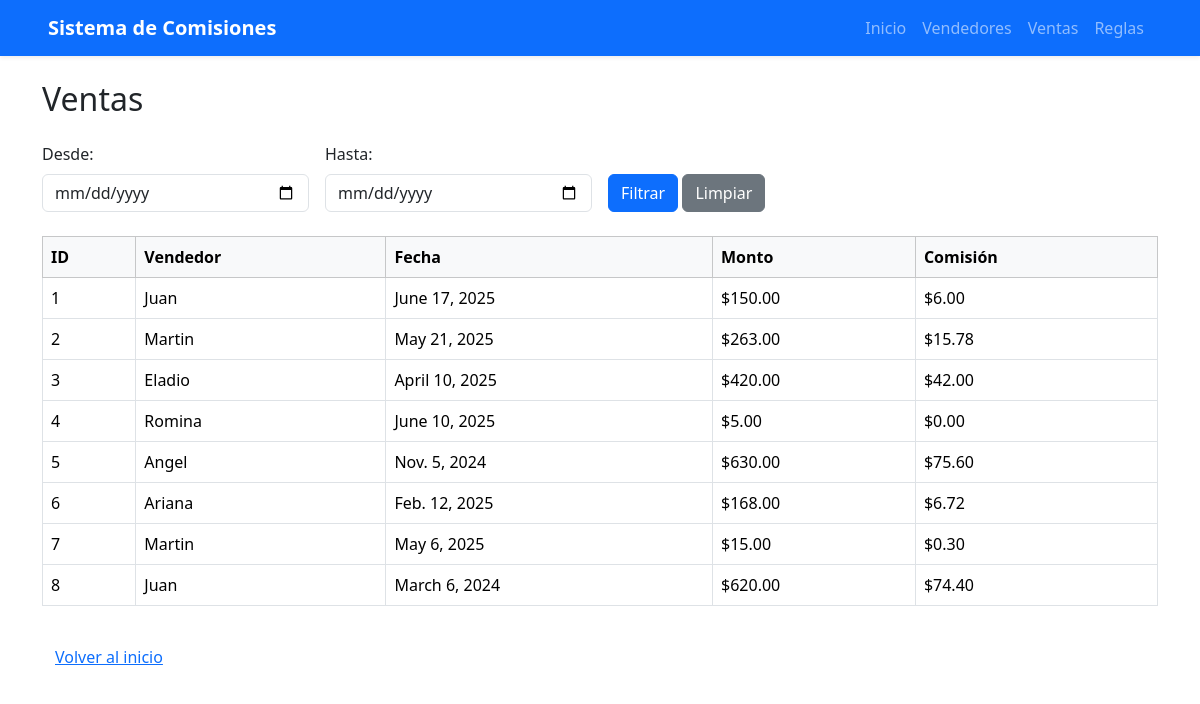
/ventas/, run on the app's committed database.
### minicore/models.py (models this page shows, shortened)
class Venta(models.Model):
    vendedor = models.ForeignKey(Vendedor, on_delete=models.CASCADE, related_name='ventas')
    fecha = models.DateField()
    monto = models.DecimalField(max_digits=10, decimal_places=2)

class Vendedor(models.Model):
    nombre = models.CharField(max_length=100)

### minicore/views.py (the view)
# urls.py: path('ventas/', views.listar_ventas, name='listar_ventas'),
def listar_ventas(request):
    ventas = Venta.objects.select_related('vendedor').all()
    fecha_inicio = request.GET.get('fecha_inicio')
    fecha_fin = request.GET.get('fecha_fin')
    if fecha_inicio and fecha_fin:
        ventas = ventas.filter(fecha__range=[fecha_inicio, fecha_fin])
    ventas_con_comision = []
    for venta in ventas:
        regla = Reglas.objects.filter(monto_min__lte=venta.monto, monto_max__gte=venta.monto).first()
        comision = 0
        if regla:
            comision = venta.monto * (regla.porcentaje / 100)
        ventas_con_comision.append({
            'venta' : venta,
            'comision': round(comision, 2),
        })
    context = {
        'ventas_con_comision': ventas_con_comision,
        'fecha_inicio': fecha_inicio,
        'fecha_fin': fecha_fin,
    }
    return render(request, 'ventas.html', context)

### minicore/templates/ventas.html
{% extends 'base.html' %}
{% block content %}
<div class="container mt-4">
    <h2 class="mb-4">Ventas</h2>
    <form method="get" class="row g-3 align-items-end mb-4">
        <div class="col-md-3">
            <label for="fecha_inicio" class="form-label">Desde:</label>
            <input type="date" class="form-control" name="fecha_inicio" id="fecha_inicio" value="{{ fecha_inicio }}">
        </div>
        <div class="col-md-3">
            <label for="fecha_fin" class="form-label">Hasta:</label>
            <input type="date" class="form-control" name="fecha_fin" id="fecha_fin" value="{{ fecha_fin }}">
        </div>
        <div class="col-md-auto">
            <button type="submit" class="btn btn-primary">Filtrar</button>
            <a href="{% url 'listar_ventas' %}" class="btn btn-secondary">Limpiar</a>
        </div>
    </form>
    <div class="table-responsive">
        <table class="table table-bordered table-hover align-middle">
            <thead class="table-light">
                <tr>
                    <th scope="col">ID</th>
                    <th scope="col">Vendedor</th>
                    <th scope="col">Fecha</th>
                    <th scope="col">Monto</th>
                    <th scope="col">Comisión</th>
                </tr>
            </thead>
            <tbody>
                {% for item in ventas_con_comision %}
                <tr>
                    <td>{{ item.venta.id }}</td>
                    <td>{{ item.venta.vendedor.nombre }}</td>
                    <td>{{ item.venta.fecha }}</td>
                    <td>${{ item.venta.monto|floatformat:2 }}</td>
                    <td>${{ item.comision|floatformat:2 }}</td>
                </tr>
                {% empty %}
                <tr>
                    <td colspan="5" class="text-center text-muted">No hay ventas en este rango de fechas.</td>
                </tr>
                {% endfor %}
            </tbody>
        </table>
    </div>
    <a href="/" class="btn btn-link mt-3">Volver al inicio</a>
</div>
{% endblock %}

### data on the page
Venta: venta.id "1", venta.vendedor.nombre "Juan", venta.fecha "June 17, 2025", venta.monto "150.00", comision "6.00"
Venta: venta.id "2", venta.vendedor.nombre "Martin", venta.fecha "May 21, 2025", venta.monto "263.00", comision "15.78"
Venta: venta.id "3", venta.vendedor.nombre "Eladio", venta.fecha "April 10, 2025", venta.monto "420.00", comision "42.00"
Venta: venta.id "4", venta.vendedor.nombre "Romina", venta.fecha "June 10, 2025", venta.monto "5.00", comision "0.00"
Venta: venta.id "5", venta.vendedor.nombre "Angel", venta.fecha "Nov. 5, 2024", venta.monto "630.00", comision "75.60"
Venta: venta.id "6", venta.vendedor.nombre "Ariana", venta.fecha "Feb. 12, 2025", venta.monto "168.00", comision "6.72"
Venta: venta.id "7", venta.vendedor.nombre "Martin", venta.fecha "May 6, 2025", venta.monto "15.00", comision "0.30"
Venta: venta.id "8", venta.vendedor.nombre "Juan", venta.fecha "March 6, 2024", venta.monto "620.00", comision "74.40"
